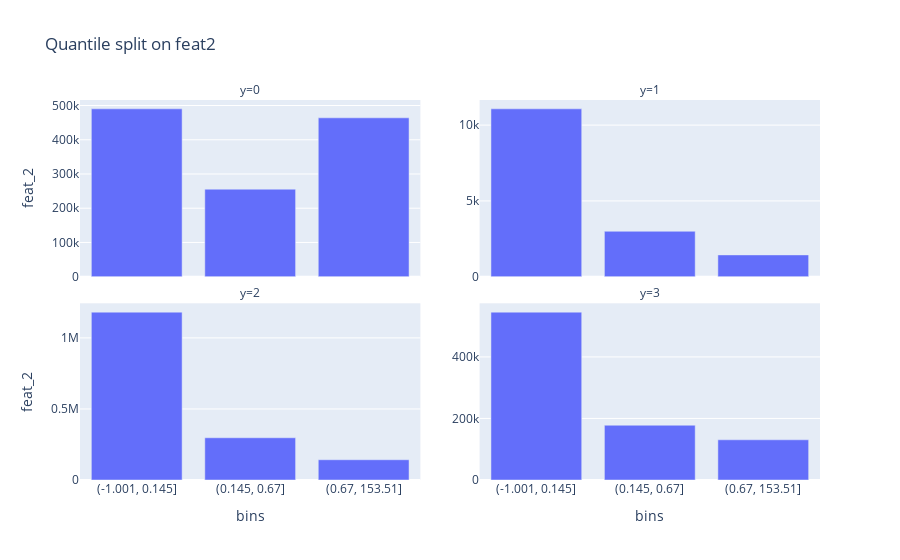
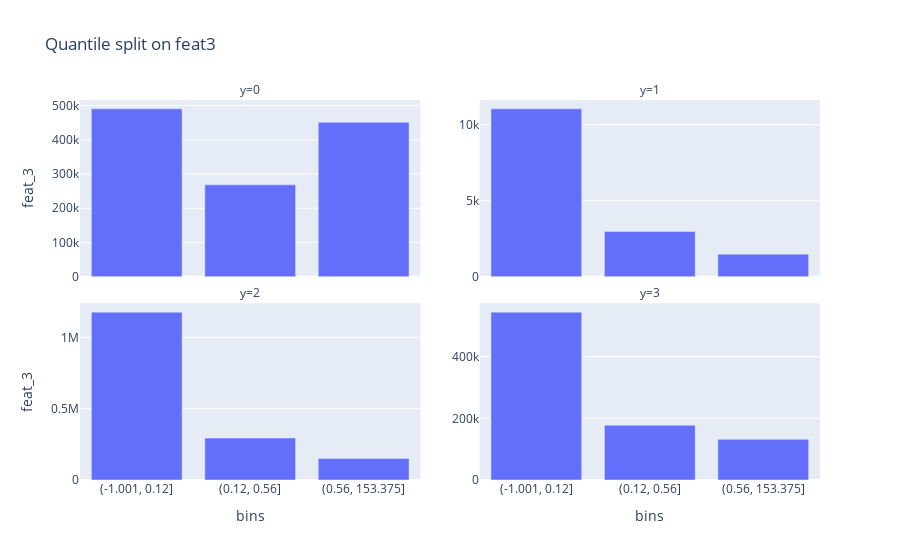
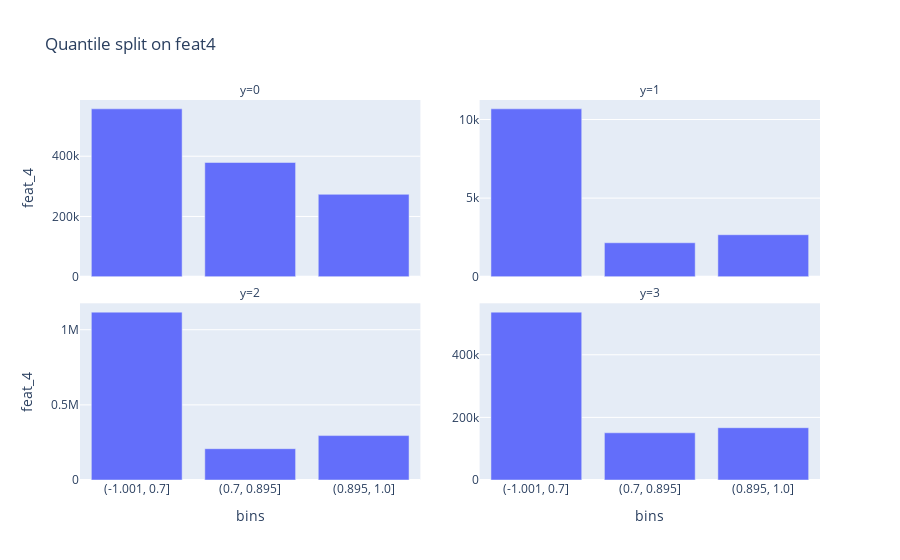
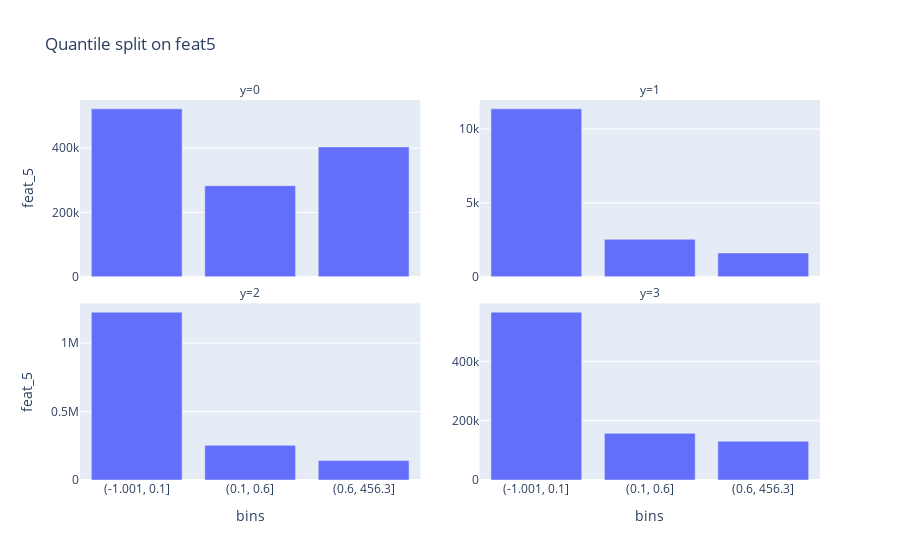

Here is the notebook cell these charts were saved with, in order:
### Code cell
for i in tqdm(range(2, X.shape[1])):
    fig = px.bar(qcut_summary[i-2], x='bins', y=f'feat_{i}', facet_col='y', facet_col_wrap=2, facet_col_spacing=0.08, title=f"Quantile split on feat{i}")
    fig.update_yaxes(matches=None)
    fig.for_each_yaxis(lambda yaxis: yaxis.update(showticklabels=True))
    fig.show()

### Figure 1 — Plotly figure (JSON) as saved in the notebook; plotly's stock layout.template omitted (floating-point values rounded to 4 significant figures)
{"data": [{"alignmentgroup": "True", "hovertemplate": "y=0<br>bins=%{x}<br>feat_2=%{y}<extra></extra>", "legendgroup": "", "marker": {"color": "#636efa", "pattern": {"shape": ""}}, "name": "", "offsetgroup": "", "orientation": "v", "showlegend": false, "textposition": "auto", "type": "bar", "x": ["(-1.001, 0.145]", "(0.145, 0.67]", "(0.67, 153.51]"], "xaxis": "x3", "y": [490355, 255623, 464114], "yaxis": "y3"}, {"alignmentgroup": "True", "hovertemplate": "y=1<br>bins=%{x}<br>feat_2=%{y}<extra></extra>", "legendgroup": "", "marker": {"color": "#636efa", "pattern": {"shape": ""}}, "name": "", "offsetgroup": "", "orientation": "v", "showlegend": false, "textposition": "auto", "type": "bar", "x": ["(-1.001, 0.145]", "(0.145, 0.67]", "(0.67, 153.51]"], "xaxis": "x4", "y": [11074, 2997, 1438], "yaxis": "y4"}, {"alignmentgroup": "True", "hovertemplate": "y=2<br>bins=%{x}<br>feat_2=%{y}<extra></extra>", "legendgroup": "", "marker": {"color": "#636efa", "pattern": {"shape": ""}}, "name": "", "offsetgroup": "", "orientation": "v", "showlegend": false, "textposition": "auto", "type": "bar", "x": ["(-1.001, 0.145]", "(0.145, 0.67]", "(0.67, 153.51]"], "xaxis": "x", "y": [1181152, 297149, 142550], "yaxis": "y"}, {"alignmentgroup": "True", "hovertemplate": "y=3<br>bins=%{x}<br>feat_2=%{y}<extra></extra>", "legendgroup": "", "marker": {"color": "#636efa", "pattern": {"shape": ""}}, "name": "", "offsetgroup": "", "orientation": "v", "showlegend": false, "textposition": "auto", "type": "bar", "x": ["(-1.001, 0.145]", "(0.145, 0.67]", "(0.67, 153.51]"], "xaxis": "x2", "y": [545444, 178001, 130653], "yaxis": "y2"}], "layout": {"annotations": [{"font": {}, "showarrow": false, "text": "y=2", "x": 0.23, "xanchor": "center", "xref": "paper", "y": 0.465, "yanchor": "bottom", "yref": "paper"}, {"font": {}, "showarrow": false, "text": "y=3", "x": 0.77, "xanchor": "center", "xref": "paper", "y": 0.465, "yanchor": "bottom", "yref": "paper"}, {"font": {}, "showarrow": false, "text": "y=0", "x": 0.23, "xanchor": "center", "xref": "paper", "y": 1.0, "yanchor": "bottom", "yref": "paper"}, {"font": {}, "showarrow": false, "text": "y=1", "x": 0.77, "xanchor": "center", "xref": "paper", "y": 1.0, "yanchor": "bottom", "yref": "paper"}], "barmode": "relative", "legend": {"tracegroupgap": 0}, "title": {"text": "Quantile split on feat2"}, "xaxis": {"anchor": "y", "domain": [0, 0.46], "title": {"text": "bins"}}, "xaxis2": {"anchor": "y2", "domain": [0.54, 1], "matches": "x", "title": {"text": "bins"}}, "xaxis3": {"anchor": "y3", "domain": [0, 0.46], "matches": "x", "showticklabels": false}, "xaxis4": {"anchor": "y4", "domain": [0.54, 1], "matches": "x", "showticklabels": false}, "yaxis": {"anchor": "x", "domain": [0, 0.465], "showticklabels": true, "title": {"text": "feat_2"}}, "yaxis2": {"anchor": "x2", "domain": [0, 0.465], "showticklabels": true}, "yaxis3": {"anchor": "x3", "domain": [0.535, 1.0], "showticklabels": true, "title": {"text": "feat_2"}}, "yaxis4": {"anchor": "x4", "domain": [0.535, 1.0], "showticklabels": true}}}

### Figure 2 — Plotly figure (JSON) as saved in the notebook; plotly's stock layout.template omitted (floating-point values rounded to 4 significant figures)
{"data": [{"alignmentgroup": "True", "hovertemplate": "y=0<br>bins=%{x}<br>feat_3=%{y}<extra></extra>", "legendgroup": "", "marker": {"color": "#636efa", "pattern": {"shape": ""}}, "name": "", "offsetgroup": "", "orientation": "v", "showlegend": false, "textposition": "auto", "type": "bar", "x": ["(-1.001, 0.12]", "(0.12, 0.56]", "(0.56, 153.375]"], "xaxis": "x3", "y": [490542, 268370, 451180], "yaxis": "y3"}, {"alignmentgroup": "True", "hovertemplate": "y=1<br>bins=%{x}<br>feat_3=%{y}<extra></extra>", "legendgroup": "", "marker": {"color": "#636efa", "pattern": {"shape": ""}}, "name": "", "offsetgroup": "", "orientation": "v", "showlegend": false, "textposition": "auto", "type": "bar", "x": ["(-1.001, 0.12]", "(0.12, 0.56]", "(0.56, 153.375]"], "xaxis": "x4", "y": [11045, 2979, 1485], "yaxis": "y4"}, {"alignmentgroup": "True", "hovertemplate": "y=2<br>bins=%{x}<br>feat_3=%{y}<extra></extra>", "legendgroup": "", "marker": {"color": "#636efa", "pattern": {"shape": ""}}, "name": "", "offsetgroup": "", "orientation": "v", "showlegend": false, "textposition": "auto", "type": "bar", "x": ["(-1.001, 0.12]", "(0.12, 0.56]", "(0.56, 153.375]"], "xaxis": "x", "y": [1177019, 293640, 150192], "yaxis": "y"}, {"alignmentgroup": "True", "hovertemplate": "y=3<br>bins=%{x}<br>feat_3=%{y}<extra></extra>", "legendgroup": "", "marker": {"color": "#636efa", "pattern": {"shape": ""}}, "name": "", "offsetgroup": "", "orientation": "v", "showlegend": false, "textposition": "auto", "type": "bar", "x": ["(-1.001, 0.12]", "(0.12, 0.56]", "(0.56, 153.375]"], "xaxis": "x2", "y": [544600, 177625, 131873], "yaxis": "y2"}], "layout": {"annotations": [{"font": {}, "showarrow": false, "text": "y=2", "x": 0.23, "xanchor": "center", "xref": "paper", "y": 0.465, "yanchor": "bottom", "yref": "paper"}, {"font": {}, "showarrow": false, "text": "y=3", "x": 0.77, "xanchor": "center", "xref": "paper", "y": 0.465, "yanchor": "bottom", "yref": "paper"}, {"font": {}, "showarrow": false, "text": "y=0", "x": 0.23, "xanchor": "center", "xref": "paper", "y": 1.0, "yanchor": "bottom", "yref": "paper"}, {"font": {}, "showarrow": false, "text": "y=1", "x": 0.77, "xanchor": "center", "xref": "paper", "y": 1.0, "yanchor": "bottom", "yref": "paper"}], "barmode": "relative", "legend": {"tracegroupgap": 0}, "title": {"text": "Quantile split on feat3"}, "xaxis": {"anchor": "y", "domain": [0, 0.46], "title": {"text": "bins"}}, "xaxis2": {"anchor": "y2", "domain": [0.54, 1], "matches": "x", "title": {"text": "bins"}}, "xaxis3": {"anchor": "y3", "domain": [0, 0.46], "matches": "x", "showticklabels": false}, "xaxis4": {"anchor": "y4", "domain": [0.54, 1], "matches": "x", "showticklabels": false}, "yaxis": {"anchor": "x", "domain": [0, 0.465], "showticklabels": true, "title": {"text": "feat_3"}}, "yaxis2": {"anchor": "x2", "domain": [0, 0.465], "showticklabels": true}, "yaxis3": {"anchor": "x3", "domain": [0.535, 1.0], "showticklabels": true, "title": {"text": "feat_3"}}, "yaxis4": {"anchor": "x4", "domain": [0.535, 1.0], "showticklabels": true}}}

### Figure 3 — Plotly figure (JSON) as saved in the notebook; plotly's stock layout.template omitted (floating-point values rounded to 4 significant figures)
{"data": [{"alignmentgroup": "True", "hovertemplate": "y=0<br>bins=%{x}<br>feat_4=%{y}<extra></extra>", "legendgroup": "", "marker": {"color": "#636efa", "pattern": {"shape": ""}}, "name": "", "offsetgroup": "", "orientation": "v", "showlegend": false, "textposition": "auto", "type": "bar", "x": ["(-1.001, 0.7]", "(0.7, 0.895]", "(0.895, 1.0]"], "xaxis": "x3", "y": [557367, 379216, 273509], "yaxis": "y3"}, {"alignmentgroup": "True", "hovertemplate": "y=1<br>bins=%{x}<br>feat_4=%{y}<extra></extra>", "legendgroup": "", "marker": {"color": "#636efa", "pattern": {"shape": ""}}, "name": "", "offsetgroup": "", "orientation": "v", "showlegend": false, "textposition": "auto", "type": "bar", "x": ["(-1.001, 0.7]", "(0.7, 0.895]", "(0.895, 1.0]"], "xaxis": "x4", "y": [10680, 2158, 2671], "yaxis": "y4"}, {"alignmentgroup": "True", "hovertemplate": "y=2<br>bins=%{x}<br>feat_4=%{y}<extra></extra>", "legendgroup": "", "marker": {"color": "#636efa", "pattern": {"shape": ""}}, "name": "", "offsetgroup": "", "orientation": "v", "showlegend": false, "textposition": "auto", "type": "bar", "x": ["(-1.001, 0.7]", "(0.7, 0.895]", "(0.895, 1.0]"], "xaxis": "x", "y": [1116966, 208346, 295539], "yaxis": "y"}, {"alignmentgroup": "True", "hovertemplate": "y=3<br>bins=%{x}<br>feat_4=%{y}<extra></extra>", "legendgroup": "", "marker": {"color": "#636efa", "pattern": {"shape": ""}}, "name": "", "offsetgroup": "", "orientation": "v", "showlegend": false, "textposition": "auto", "type": "bar", "x": ["(-1.001, 0.7]", "(0.7, 0.895]", "(0.895, 1.0]"], "xaxis": "x2", "y": [536242, 150806, 167050], "yaxis": "y2"}], "layout": {"annotations": [{"font": {}, "showarrow": false, "text": "y=2", "x": 0.23, "xanchor": "center", "xref": "paper", "y": 0.465, "yanchor": "bottom", "yref": "paper"}, {"font": {}, "showarrow": false, "text": "y=3", "x": 0.77, "xanchor": "center", "xref": "paper", "y": 0.465, "yanchor": "bottom", "yref": "paper"}, {"font": {}, "showarrow": false, "text": "y=0", "x": 0.23, "xanchor": "center", "xref": "paper", "y": 1.0, "yanchor": "bottom", "yref": "paper"}, {"font": {}, "showarrow": false, "text": "y=1", "x": 0.77, "xanchor": "center", "xref": "paper", "y": 1.0, "yanchor": "bottom", "yref": "paper"}], "barmode": "relative", "legend": {"tracegroupgap": 0}, "title": {"text": "Quantile split on feat4"}, "xaxis": {"anchor": "y", "domain": [0, 0.46], "title": {"text": "bins"}}, "xaxis2": {"anchor": "y2", "domain": [0.54, 1], "matches": "x", "title": {"text": "bins"}}, "xaxis3": {"anchor": "y3", "domain": [0, 0.46], "matches": "x", "showticklabels": false}, "xaxis4": {"anchor": "y4", "domain": [0.54, 1], "matches": "x", "showticklabels": false}, "yaxis": {"anchor": "x", "domain": [0, 0.465], "showticklabels": true, "title": {"text": "feat_4"}}, "yaxis2": {"anchor": "x2", "domain": [0, 0.465], "showticklabels": true}, "yaxis3": {"anchor": "x3", "domain": [0.535, 1.0], "showticklabels": true, "title": {"text": "feat_4"}}, "yaxis4": {"anchor": "x4", "domain": [0.535, 1.0], "showticklabels": true}}}

### Figure 4 — Plotly figure (JSON) as saved in the notebook; plotly's stock layout.template omitted (floating-point values rounded to 4 significant figures)
{"data": [{"alignmentgroup": "True", "hovertemplate": "y=0<br>bins=%{x}<br>feat_5=%{y}<extra></extra>", "legendgroup": "", "marker": {"color": "#636efa", "pattern": {"shape": ""}}, "name": "", "offsetgroup": "", "orientation": "v", "showlegend": false, "textposition": "auto", "type": "bar", "x": ["(-1.001, 0.1]", "(0.1, 0.6]", "(0.6, 456.3]"], "xaxis": "x3", "y": [522640, 283332, 404120], "yaxis": "y3"}, {"alignmentgroup": "True", "hovertemplate": "y=1<br>bins=%{x}<br>feat_5=%{y}<extra></extra>", "legendgroup": "", "marker": {"color": "#636efa", "pattern": {"shape": ""}}, "name": "", "offsetgroup": "", "orientation": "v", "showlegend": false, "textposition": "auto", "type": "bar", "x": ["(-1.001, 0.1]", "(0.1, 0.6]", "(0.6, 456.3]"], "xaxis": "x4", "y": [11369, 2533, 1607], "yaxis": "y4"}, {"alignmentgroup": "True", "hovertemplate": "y=2<br>bins=%{x}<br>feat_5=%{y}<extra></extra>", "legendgroup": "", "marker": {"color": "#636efa", "pattern": {"shape": ""}}, "name": "", "offsetgroup": "", "orientation": "v", "showlegend": false, "textposition": "auto", "type": "bar", "x": ["(-1.001, 0.1]", "(0.1, 0.6]", "(0.6, 456.3]"], "xaxis": "x", "y": [1225554, 252942, 142355], "yaxis": "y"}, {"alignmentgroup": "True", "hovertemplate": "y=3<br>bins=%{x}<br>feat_5=%{y}<extra></extra>", "legendgroup": "", "marker": {"color": "#636efa", "pattern": {"shape": ""}}, "name": "", "offsetgroup": "", "orientation": "v", "showlegend": false, "textposition": "auto", "type": "bar", "x": ["(-1.001, 0.1]", "(0.1, 0.6]", "(0.6, 456.3]"], "xaxis": "x2", "y": [565914, 157386, 130798], "yaxis": "y2"}], "layout": {"annotations": [{"font": {}, "showarrow": false, "text": "y=2", "x": 0.23, "xanchor": "center", "xref": "paper", "y": 0.465, "yanchor": "bottom", "yref": "paper"}, {"font": {}, "showarrow": false, "text": "y=3", "x": 0.77, "xanchor": "center", "xref": "paper", "y": 0.465, "yanchor": "bottom", "yref": "paper"}, {"font": {}, "showarrow": false, "text": "y=0", "x": 0.23, "xanchor": "center", "xref": "paper", "y": 1.0, "yanchor": "bottom", "yref": "paper"}, {"font": {}, "showarrow": false, "text": "y=1", "x": 0.77, "xanchor": "center", "xref": "paper", "y": 1.0, "yanchor": "bottom", "yref": "paper"}], "barmode": "relative", "legend": {"tracegroupgap": 0}, "title": {"text": "Quantile split on feat5"}, "xaxis": {"anchor": "y", "domain": [0, 0.46], "title": {"text": "bins"}}, "xaxis2": {"anchor": "y2", "domain": [0.54, 1], "matches": "x", "title": {"text": "bins"}}, "xaxis3": {"anchor": "y3", "domain": [0, 0.46], "matches": "x", "showticklabels": false}, "xaxis4": {"anchor": "y4", "domain": [0.54, 1], "matches": "x", "showticklabels": false}, "yaxis": {"anchor": "x", "domain": [0, 0.465], "showticklabels": true, "title": {"text": "feat_5"}}, "yaxis2": {"anchor": "x2", "domain": [0, 0.465], "showticklabels": true}, "yaxis3": {"anchor": "x3", "domain": [0.535, 1.0], "showticklabels": true, "title": {"text": "feat_5"}}, "yaxis4": {"anchor": "x4", "domain": [0.535, 1.0], "showticklabels": true}}}
